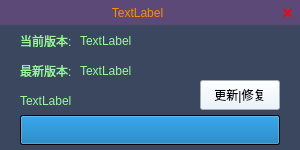
<?xml version="1.0" encoding="UTF-8"?>
<ui version="4.0">
 <class>MainWindow</class>
 <widget class="QMainWindow" name="MainWindow">
  <property name="geometry">
   <rect>
    <x>0</x>
    <y>0</y>
    <width>300</width>
    <height>150</height>
   </rect>
  </property>
  <property name="windowTitle">
   <string>MainWindow</string>
  </property>
  <property name="styleSheet">
   <string notr="true">background-color: rgb(92, 73, 120);</string>
  </property>
  <widget class="QWidget" name="centralWidget">
   <widget class="QPushButton" name="pushButton_Close">
    <property name="geometry">
     <rect>
      <x>275</x>
      <y>0</y>
      <width>25</width>
      <height>25</height>
     </rect>
    </property>
    <property name="autoFillBackground">
     <bool>false</bool>
    </property>
    <property name="styleSheet">
     <string notr="true">color: rgb(245, 5, 5);
font-weight:bold;
font-size:18px;
border:none;</string>
    </property>
    <property name="text">
     <string>×</string>
    </property>
   </widget>
   <widget class="QWidget" name="widget_Content" native="true">
    <property name="geometry">
     <rect>
      <x>0</x>
      <y>25</y>
      <width>300</width>
      <height>125</height>
     </rect>
    </property>
    <property name="styleSheet">
     <string notr="true">background-color: rgb(59, 71, 94);</string>
    </property>
    <widget class="QLabel" name="lable_NowVersion_Read">
     <property name="geometry">
      <rect>
       <x>20</x>
       <y>10</y>
       <width>60</width>
       <height>12</height>
      </rect>
     </property>
     <property name="styleSheet">
      <string notr="true">color:#98FB98;</string>
     </property>
     <property name="text">
      <string>当前版本:</string>
     </property>
    </widget>
    <widget class="QLabel" name="lable_NewVersion_Read">
     <property name="geometry">
      <rect>
       <x>20</x>
       <y>40</y>
       <width>60</width>
       <height>12</height>
      </rect>
     </property>
     <property name="styleSheet">
      <string notr="true">color:#98FB98;</string>
     </property>
     <property name="text">
      <string>最新版本:</string>
     </property>
    </widget>
    <widget class="QLabel" name="lable_NowVersion">
     <property name="geometry">
      <rect>
       <x>80</x>
       <y>10</y>
       <width>210</width>
       <height>12</height>
      </rect>
     </property>
     <property name="styleSheet">
      <string notr="true">color:#98FB98;</string>
     </property>
     <property name="text">
      <string>TextLabel</string>
     </property>
    </widget>
    <widget class="QLabel" name="lable_NewVersion">
     <property name="geometry">
      <rect>
       <x>80</x>
       <y>40</y>
       <width>210</width>
       <height>12</height>
      </rect>
     </property>
     <property name="styleSheet">
      <string notr="true">color:#98FB98;</string>
     </property>
     <property name="text">
      <string>TextLabel</string>
     </property>
    </widget>
    <widget class="QProgressBar" name="progressBar">
     <property name="geometry">
      <rect>
       <x>20</x>
       <y>90</y>
       <width>260</width>
       <height>30</height>
      </rect>
     </property>
     <property name="styleSheet">
      <string notr="true">background-color: qlineargradient(spread:pad, x1:0, y1:0, x2:0, y2:1, stop:0 rgba(255, 0, 0, 255), stop:0.339795 rgba(255, 0, 0, 255), stop:0.339799 rgba(255, 255, 255, 255), stop:0.662444 rgba(255, 255, 255, 255), stop:0.662469 rgba(0, 0, 255, 255), stop:1 rgba(0, 0, 255, 255));</string>
     </property>
     <property name="value">
      <number>100</number>
     </property>
     <property name="textVisible">
      <bool>false</bool>
     </property>
     <property name="format">
      <string notr="true"/>
     </property>
    </widget>
    <widget class="QPushButton" name="pushButton">
     <property name="geometry">
      <rect>
       <x>200</x>
       <y>55</y>
       <width>80</width>
       <height>30</height>
      </rect>
     </property>
     <property name="styleSheet">
      <string notr="true">background-color: rgb(229, 241, 251);</string>
     </property>
     <property name="text">
      <string>更新|修复</string>
     </property>
    </widget>
    <widget class="QLabel" name="lable_NowEvent">
     <property name="geometry">
      <rect>
       <x>20</x>
       <y>70</y>
       <width>170</width>
       <height>12</height>
      </rect>
     </property>
     <property name="styleSheet">
      <string notr="true">color:#98FB98;</string>
     </property>
     <property name="text">
      <string>TextLabel</string>
     </property>
    </widget>
   </widget>
   <widget class="QLabel" name="label_Title">
    <property name="geometry">
     <rect>
      <x>0</x>
      <y>0</y>
      <width>275</width>
      <height>25</height>
     </rect>
    </property>
    <property name="styleSheet">
     <string notr="true">color:#FF8C00;</string>
    </property>
    <property name="text">
     <string>TextLabel</string>
    </property>
    <property name="textFormat">
     <enum>Qt::AutoText</enum>
    </property>
    <property name="alignment">
     <set>Qt::AlignCenter</set>
    </property>
   </widget>
  </widget>
 </widget>
 <resources/>
 <connections>
  <connection>
   <sender>pushButton_Close</sender>
   <signal>clicked()</signal>
   <receiver>pushButton_Close</receiver>
   <slot>close()</slot>
   <hints>
    <hint type="sourcelabel">
     <x>285</x>
     <y>11</y>
    </hint>
    <hint type="destinationlabel">
     <x>285</x>
     <y>16</y>
    </hint>
   </hints>
  </connection>
 </connections>
</ui>
